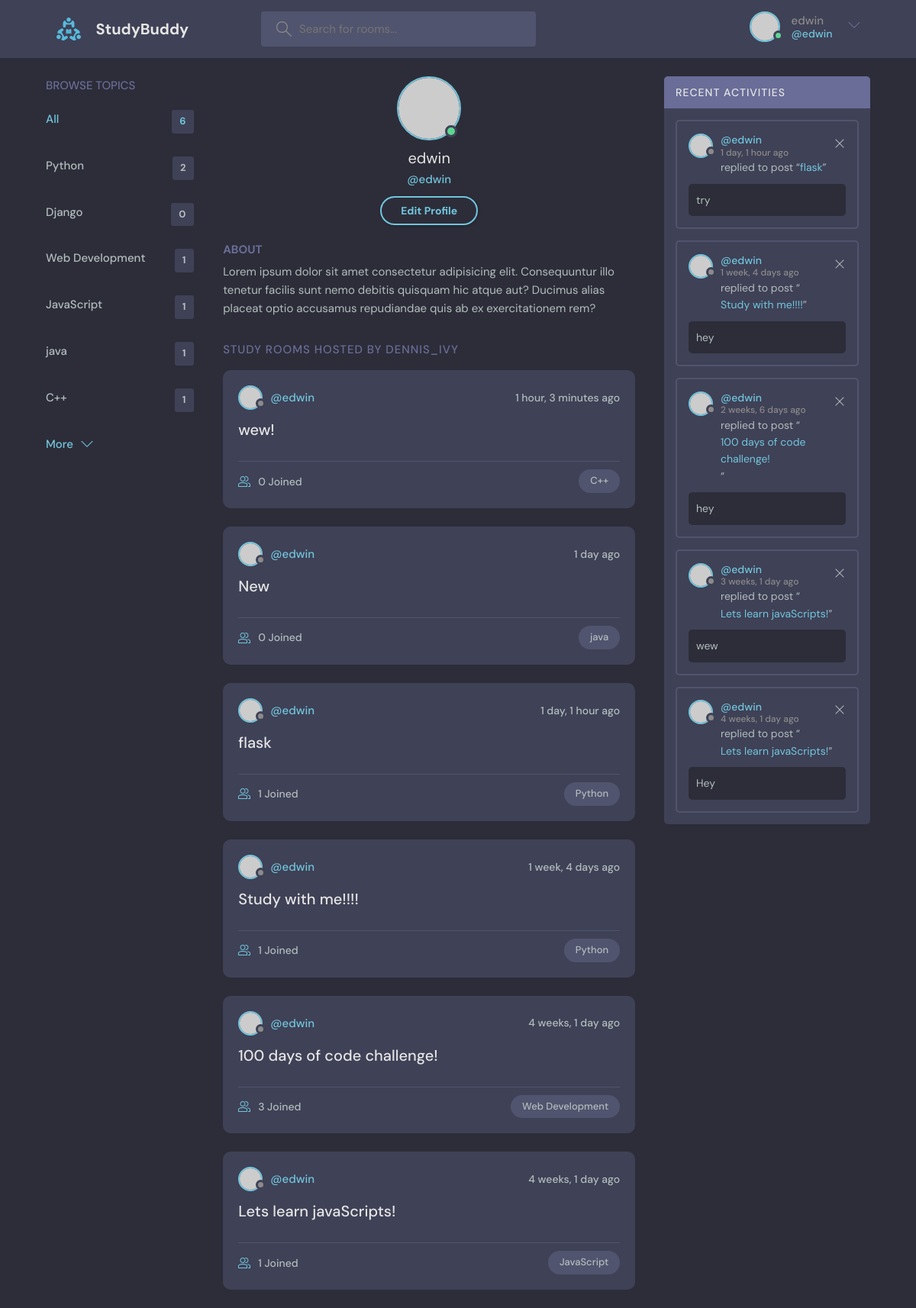
/profile/1/ (signed in), run on the app's committed database.
### base/models.py (models this page shows, shortened)
class Topic(models.Model):
    name = models.CharField(max_length=200)

class Room(models.Model):
    host = models.ForeignKey(User, on_delete=models.SET_NULL, null=True)
    topic = models.ForeignKey(Topic, on_delete=models.SET_NULL, null=True)
    name =  models.CharField(max_length=200)
    description = models.TextField(null=True, blank=True)
    participants = models.ManyToManyField(
        User, related_name='participants', blank=True)
    updated = models.DateTimeField(auto_now=True)
    created = models.DateTimeField(auto_now_add=True)
    class Meta:
        ordering = ['-updated', '-created']
    def __str__(self):
        return self.name

class Message(models.Model):
    user = models.ForeignKey(User, on_delete=models.CASCADE)
    room = models.ForeignKey(Room, on_delete=models.CASCADE)
    body = models.TextField()
    updated = models.DateTimeField(auto_now=True)
    created = models.DateTimeField(auto_now_add=True)
    class Meta:
        ordering = ['-updated', '-created']

### base/views.py (the view)
# urls.py: path("profile/<str:pk>/", views.userProfile, name="user-profile"),
def userProfile(request, pk):
    user = User.objects.get(id=pk)
    rooms = user.room_set.all()
    room_messages = user.message_set.all()
    topics = Topic.objects.all()
    context = {"user": user, "rooms": rooms, "room_messages": room_messages, "topics": topics}
    return render(request, "base/profile.html", context)

### base/templates/base/profile.html
{% extends "main.html" %}
{% block content %}
  <main class="profile-page layout layout--3">
    <div class="container">
      {% include "base/topics_component.html" %}
      <div class="roomList">
        <div class="profile">
          <div class="profile__avatar">
            <div class="avatar avatar--large active">
              <img src="https://randomuser.me/api/portraits/men/11.jpg" />
            </div>
          </div>
          <div class="profile__info">
            <h3>{{user.username}}</h3>
            <p>@{{user.username}}</p>
            <a href="edit-user.html" class="btn btn--main btn--pill">Edit Profile</a>
          </div>
          <div class="profile__about">
            <h3>About</h3>
            <p>
              Lorem ipsum dolor sit amet consectetur adipisicing elit. Consequuntur illo tenetur
              facilis sunt nemo debitis quisquam hic atque aut? Ducimus alias placeat optio
              accusamus repudiandae quis ab ex exercitationem rem?
            </p>
          </div>
        </div>
        <div class="roomList__header">
          <div>
            <h2>Study Rooms Hosted by dennis_ivy</a>
            </h2>
          </div>
        </div>
        {% include "base/feed_component.html" %}
      </div>
      {% include "base/activity_component.html" %}
    </div>
  </main>
{% endblock %}

### templates/navbar.html (shortened to what this page needs)
{% load static %}
<header class="header header--loggedIn">
    <div class="container">
      <a href="{% url "home" %}" class="header__logo">
        <img src="{% static "images/logo.svg" %}" />
        <h1>StudyBuddy</h1>
      </a>
      <form class="header__search" method="GET" action="{% url "home" %}">
        <label>
          <input name="q" placeholder="Search for rooms..." />
        </label>
      </form>
      <nav class="header__menu">
        {% if request.user.is_authenticated %}
        <div class="header__user">
          <a href="profile.html">
            <div class="avatar avatar--medium active">
              <img src="https://randomuser.me/api/portraits/men/37.jpg" />
            </div>
            <p>{{request.user.username}} <span>@{{request.user.username}}</span></p>
          </a>
          <button class="dropdown-button">
            <svg version="1.1" xmlns="http://www.w3.org/2000/svg" width="32" height="32" viewBox="0 0 32 32">
              <title>chevron-down</title>
              <path d="M16 21l-13-13h-3l16 16 16-16h-3l-13 13z"></path>
            </svg>
          </button>
        </div>
        {% else %}
         <a href="{% url "login" %}">
          <img src="{% static "images/avatar.svg" %}" />
          <p>Login</p>
        </a>
        {% endif %}
      </nav>
    </div>
  </header>

### base/templates/base/topics_component.html
<div class="topics">
    <div class="topics__header">
      <h2>Browse Topics</h2>
    </div>
    <ul class="topics__list">
      <li>
        <a href="{% url "home" %}" class="active">All <span>{{topics.count}}</span></a>
      </li>
      {% for topic in topics %}
      <li>
        <a href="{% url "home" %}?q={{topic.name}}">{{topic.name}} <span>{{topic.room_set.all.count}}</span></a>
      </li>
      {% endfor %}
    </ul>
    <a class="btn btn--link" href="topics.html">
      More
      <svg version="1.1" xmlns="http://www.w3.org/2000/svg" width="32" height="32" viewBox="0 0 32 32">
        <title>chevron-down</title>
        <path d="M16 21l-13-13h-3l16 16 16-16h-3l-13 13z"></path>
      </svg>
    </a>
</div>

### base/templates/base/feed_component.html (shortened to what this page needs)
{% for room in rooms %}
<div class="roomListRoom">
    <div class="roomListRoom__header">
      <a href="{% url 'user-profile' room.host.id %}" class="roomListRoom__author">
        <div class="avatar avatar--small">
          <img src="https://randomuser.me/api/portraits/women/11.jpg" />
        </div>
        <span>@{{room.host.username}}</span>
      </a>
      <div class="roomListRoom__actions">
        <span>{{room.created|timesince}} ago</span>
      </div>
    </div>
    <div class="roomListRoom__content">
      <a href="{% url 'room' room.id %}">{{room.name}}</a>
    </div>
    <div class="roomListRoom__meta">
      <a href="{% url 'room' room.id %}" class="roomListRoom__joined">
        {{room.participants.all.count}} Joined
      </a>
      <p class="roomListRoom__topic">{{room.topic.name}}</p>
    </div>
</div>
{% endfor %}

### base/templates/base/activity_component.html
<div class="activities">
    <div class="activities__header">
      <h2>Recent Activities</h2>
    </div>
    {% for message in room_messages %}
    <div class="activities__box">
      <div class="activities__boxHeader roomListRoom__header">
        <a href="{% url "user-profile" message.user.id %}" class="roomListRoom__author">
          <div class="avatar avatar--small">
            <img src="https://randomuser.me/api/portraits/women/11.jpg" />
          </div>
          <p>
            @{{message.user}}
            <span>{{message.created|timesince}} ago</span>
          </p>
        </a>
        {% if request.user == message.user %}
        <div class="roomListRoom__actions">
          <a href="{% url "delete-message" message.id %}">
            <svg version="1.1" xmlns="http://www.w3.org/2000/svg" width="32" height="32" viewBox="0 0 32 32">
              <title>remove</title>
              <path
                d="M27.314 6.019l-1.333-1.333-9.98 9.981-9.981-9.981-1.333 1.333 9.981 9.981-9.981 9.98 1.333 1.333 9.981-9.98 9.98 9.98 1.333-1.333-9.98-9.98 9.98-9.981z"
              ></path>
            </svg>
          </a>
        </div>
        {% endif %}
      </div>
      <div class="activities__boxContent">
        <p>replied to post “<a href="{% url 'room' message.room.id %}">{{message.room}}</a>”</p>
        <div class="activities__boxRoomContent">
          {{message.body}}
        </div>
      </div>
    </div>
    {% endfor %}
  </div>

### data on the page
Topic: name "Python", room_set.all.count "2"
Topic: name "Django", room_set.all.count "0"
Topic: name "Web Development", room_set.all.count "1"
Topic: name "JavaScript", room_set.all.count "1"
Topic: name "java", room_set.all.count "1"
Topic: name "C++", room_set.all.count "1"
Room: host.username "edwin", created "1 hour, 3 minutes", name "wew!", participants.all.count "0", topic.name "C++"
Room: host.username "edwin", created "1 day", name "New", participants.all.count "0", topic.name "java"
Room: host.username "edwin", created "1 day, 1 hour", name "flask", participants.all.count "1", topic.name "Python"
Room: host.username "edwin", created "1 week, 4 days", name "Study with me!!!!", participants.all.count "1", topic.name "Python"
Room: host.username "edwin", created "4 weeks, 1 day", name "100 days of code challenge!", participants.all.count "3", topic.name "Web Development"
Room: host.username "edwin", created "4 weeks, 1 day", name "Lets learn javaScripts!", participants.all.count "1", topic.name "JavaScript"
Message: user "edwin", created "1 day, 1 hour", room "flask", body "try"
Message: user "edwin", created "1 week, 4 days", room "Study with me!!!!", body "hey"
Message: user "edwin", created "2 weeks, 6 days", room "100 days of code challenge!", body "hey"
Message: user "edwin", created "3 weeks, 1 day", room "Lets learn javaScripts!", body "wew"
Message: user "edwin", created "4 weeks, 1 day", room "Lets learn javaScripts!", body "Hey"

### other printed values
{{ request.user.username }} "edwin"
{{ topics.count }} "6"
{{ user.username }} "edwin"
